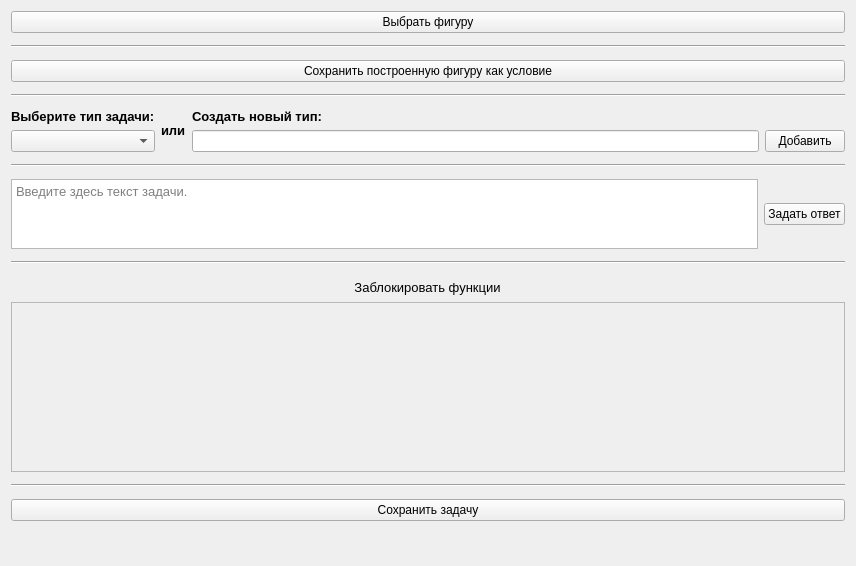
          <widget class="QWidget" name="scrollAreaWidgetContents_6">
           <property name="geometry">
            <rect>
             <x>0</x>
             <y>0</y>
             <width>856</width>
             <height>566</height>
            </rect>
           </property>
           <layout class="QVBoxLayout" name="verticalLayout_47">
            <item>
             <widget class="QPushButton" name="pushButton_select_figure">
              <property name="text">
               <string>Выбрать фигуру</string>
              </property>
             </widget>
            </item>
            <item>
             <widget class="Line" name="line_14">
              <property name="minimumSize">
               <size>
                <width>0</width>
                <height>15</height>
               </size>
              </property>
              <property name="orientation">
               <enum>Qt::Horizontal</enum>
              </property>
             </widget>
            </item>
            <item>
             <widget class="QPushButton" name="pushButton_saveFigure">
              <property name="sizePolicy">
               <sizepolicy hsizetype="Preferred" vsizetype="Fixed">
                <horstretch>0</horstretch>
                <verstretch>0</verstretch>
               </sizepolicy>
              </property>
              <property name="text">
               <string>Сохранить построенную фигуру как условие</string>
              </property>
             </widget>
            </item>
            <item>
             <widget class="Line" name="line_8">
              <property name="minimumSize">
               <size>
                <width>0</width>
                <height>15</height>
               </size>
              </property>
              <property name="orientation">
               <enum>Qt::Horizontal</enum>
              </property>
             </widget>
            </item>
            <item>
             <layout class="QHBoxLayout" name="horizontalLayout_9">
              <item>
               <layout class="QVBoxLayout" name="verticalLayout_2">
                <item>
                 <widget class="QLabel" name="label_22">
                  <property name="sizePolicy">
                   <sizepolicy hsizetype="Fixed" vsizetype="Fixed">
                    <horstretch>0</horstretch>
                    <verstretch>0</verstretch>
                   </sizepolicy>
                  </property>
                  <property name="font">
                   <font>
                    <pointsize>10</pointsize>
                    <weight>75</weight>
                    <bold>true</bold>
                   </font>
                  </property>
                  <property name="text">
                   <string>Выберите тип задачи:</string>
                  </property>
                 </widget>
                </item>
                <item>
                 <widget class="QComboBox" name="comboBox_TaskType">
                  <property name="sizePolicy">
                   <sizepolicy hsizetype="Preferred" vsizetype="Fixed">
                    <horstretch>0</horstretch>
                    <verstretch>0</verstretch>
                   </sizepolicy>
                  </property>
                 </widget>
                </item>
               </layout>
              </item>
              <item>
               <widget class="QLabel" name="label_30">
                <property name="font">
                 <font>
                  <pointsize>10</pointsize>
                  <weight>75</weight>
                  <bold>true</bold>
                 </font>
                </property>
                <property name="text">
                 <string>или</string>
                </property>
               </widget>
              </item>
              <item>
               <layout class="QVBoxLayout" name="verticalLayout_3">
                <item>
                 <widget class="QLabel" name="label_27">
                  <property name="sizePolicy">
                   <sizepolicy hsizetype="Fixed" vsizetype="Fixed">
                    <horstretch>0</horstretch>
                    <verstretch>0</verstretch>
                   </sizepolicy>
                  </property>
                  <property name="font">
                   <font>
                    <pointsize>10</pointsize>
                    <weight>75</weight>
                    <bold>true</bold>
                   </font>
                  </property>
                  <property name="text">
                   <string>Создать новый тип:</string>
                  </property>
                 </widget>
                </item>
                <item>
                 <layout class="QHBoxLayout" name="horizontalLayout_3">
                  <item>
                   <widget class="QLineEdit" name="lineNewTaskType">
                    <property name="minimumSize">
                     <size>
                      <width>110</width>
                      <height>0</height>
                     </size>
                    </property>
                   </widget>
                  </item>
                  <item>
                   <widget class="QPushButton" name="pushButton_2">
                    <property name="text">
                     <string>Добавить</string>
                    </property>
                   </widget>
                  </item>
                 </layout>
                </item>
               </layout>
              </item>
             </layout>
            </item>
            <item>
             <widget class="Line" name="line_12">
              <property name="minimumSize">
               <size>
                <width>0</width>
                <height>15</height>
               </size>
              </property>
              <property name="orientation">
               <enum>Qt::Horizontal</enum>
              </property>
             </widget>
            </item>
            <item>
             <layout class="QHBoxLayout" name="horizontalLayout">
              <item>
               <widget class="QTextBrowser" name="field_textTask">
                <property name="enabled">
                 <bool>true</bool>
                </property>
                <property name="sizePolicy">
                 <sizepolicy hsizetype="Expanding" vsizetype="Minimum">
                  <horstretch>0</horstretch>
                  <verstretch>0</verstretch>
                 </sizepolicy>
                </property>
                <property name="minimumSize">
                 <size>
                  <width>0</width>
                  <height>70</height>
                 </size>
                </property>
                <property name="font">
                 <font>
                  <pointsize>10</pointsize>
                 </font>
                </property>
                <property name="toolTip">
                 <string/>
                </property>
                <property name="readOnly">
                 <bool>false</bool>
                </property>
                <property name="placeholderText">
                 <string>Введите здесь текст задачи.</string>
                </property>
               </widget>
              </item>
              <item>
               <widget class="QPushButton" name="pushButton_set_answer">
                <property name="text">
                 <string>Задать ответ</string>
                </property>
               </widget>
              </item>
             </layout>
            </item>
            <item>
             <widget class="Line" name="line_13">
              <property name="minimumSize">
               <size>
                <width>0</width>
                <height>15</height>
               </size>
              </property>
              <property name="orientation">
               <enum>Qt::Horizontal</enum>
              </property>
             </widget>
            </item>
            <item>
             <layout class="QVBoxLayout" name="verticalLayout_54">
              <property name="spacing">
               <number>3</number>
              </property>
              <property name="topMargin">
               <number>0</number>
              </property>
              <property name="bottomMargin">
               <number>0</number>
              </property>
              <item>
               <layout class="QHBoxLayout" name="horizontalLayout_36">
                <property name="topMargin">
                 <number>0</number>
                </property>
                <property name="bottomMargin">
                 <number>0</number>
                </property>
                <item>
                 <widget class="QPushButton" name="pB_blockActions">
                  <property name="sizePolicy">
                   <sizepolicy hsizetype="Maximum" vsizetype="Fixed">
                    <horstretch>0</horstretch>
                    <verstretch>0</verstretch>
                   </sizepolicy>
                  </property>
                  <property name="font">
                   <font>
                    <pointsize>10</pointsize>
                   </font>
                  </property>
                  <property name="text">
                   <string>Заблокировать функции</string>
                  </property>
                  <property name="checkable">
                   <bool>true</bool>
                  </property>
                  <property name="flat">
                   <bool>true</bool>
                  </property>
                 </widget>
                </item>
               </layout>
              </item>
              <item>
               <widget class="QScrollArea" name="sA_blockActions">
                <property name="sizePolicy">
                 <sizepolicy hsizetype="Expanding" vsizetype="Fixed">
                  <horstretch>0</horstretch>
                  <verstretch>0</verstretch>
                 </sizepolicy>
                </property>
                <property name="minimumSize">
                 <size>
                  <width>0</width>
                  <height>170</height>
                 </size>
                </property>
                <property name="widgetResizable">
                 <bool>true</bool>
                </property>
                <widget class="QWidget" name="scrollAreaWidgetContents_7">
                 <property name="geometry">
                  <rect>
                   <x>0</x>
                   <y>0</y>
                   <width>834</width>
                   <height>168</height>
                  </rect>
                 </property>
                </widget>
               </widget>
              </item>
             </layout>
            </item>
            <item>
             <widget class="Line" name="line_18">
              <property name="minimumSize">
               <size>
                <width>0</width>
                <height>15</height>
               </size>
              </property>
              <property name="orientation">
               <enum>Qt::Horizontal</enum>
              </property>
             </widget>
            </item>
            <item>
             <widget class="QPushButton" name="pushButton_save_task">
              <property name="text">
               <string>Сохранить задачу</string>
              </property>
             </widget>
            </item>
            <item>
             <spacer name="verticalSpacer_5">
              <property name="orientation">
               <enum>Qt::Vertical</enum>
              </property>
              <property name="sizeHint" stdset="0">
               <size>
                <width>20</width>
                <height>40</height>
               </size>
              </property>
             </spacer>
            </item>
           </layout>
          </widget>
